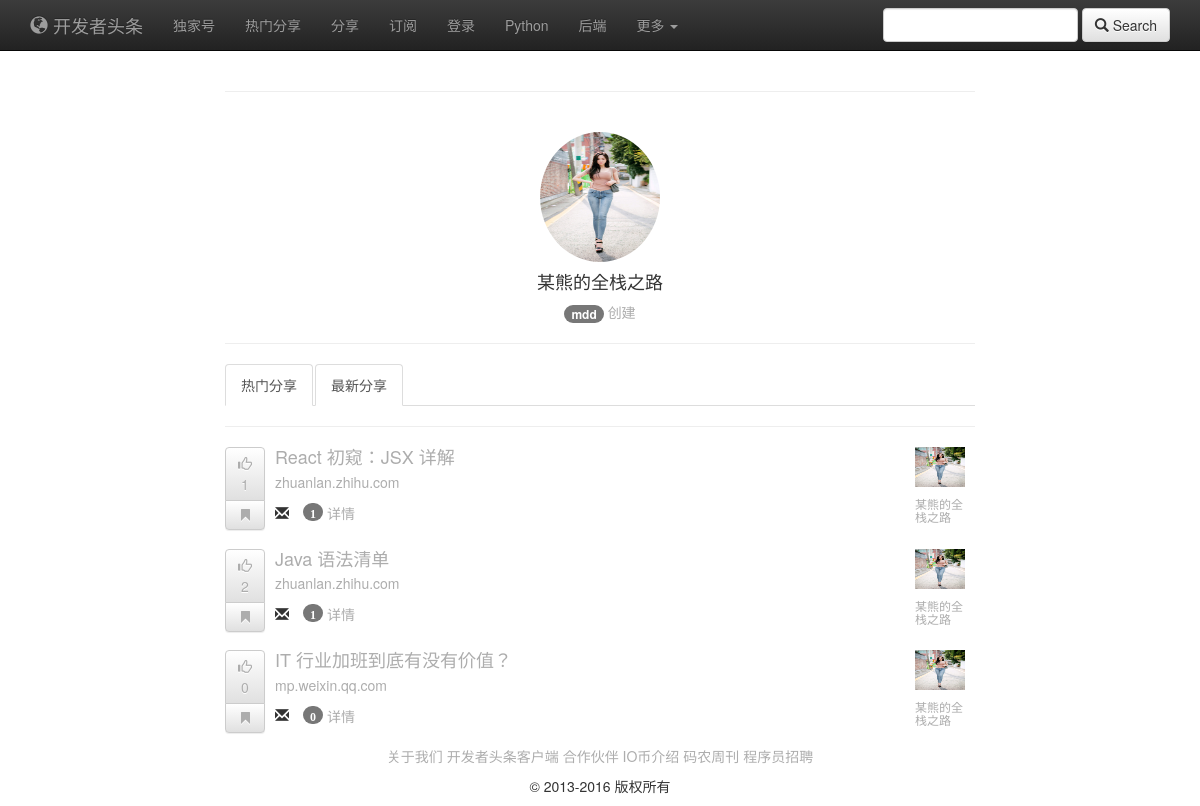
/subjects/1, run on the app's committed database.
### post/models.py (models this page shows, shortened)
class PublicSignal(models.Model):
    name = models.CharField(max_length=100)
    creator = models.ForeignKey(NewUser)
    created_time = models.DateTimeField(auto_now_add=True)
    head_image = models.ImageField(upload_to='photos')
    desc = models.CharField(max_length=200, blank=True)
    def __unicode__(self):
        return self.name

class NewUser(AbstractUser):
    nick_name = models.CharField(max_length=50)
    head_image = models.ImageField(upload_to='photos')
    descriptions = models.CharField(max_length=200, blank=True)

class Article(models.Model):
    title = models.CharField(max_length=200)
    url = models.URLField(max_length=100)
    public_signal = models.ForeignKey(PublicSignal)
    created_time = models.DateTimeField(auto_now_add=True)
    short_url = models.CharField(max_length=50, blank=True)
    creator = models.ForeignKey(NewUser)
    tags = models.ManyToManyField(Tag)
    collections = models.ForeignKey('Collection', blank=True)
    summary = models.TextField(blank=True)
    class Mate:
        ordering = ['-created_time']

### post/views.py (the view)
def publicSignal(request, pk):
    public_article_list = Article.objects.filter(public_signal_id=pk)
    public_signal = PublicSignal.objects.get(id=pk)
    context = {'public_article_list': public_article_list,
               'public_signal': public_signal}
    return render(request, 'publicsignal.html', context)

### post/templates/publicsignal.html (shortened to what this page needs)
{% extends 'base.html' %}
{% block body %}
                        <div>
                            <p class="text-center">
                                <img class="img-circle" src="{{ public_signal.head_image.url }}" alt="Responsive image" width="120" height="130">
                            </p>
                            <h4>
                                <p class="text-center">{{ public_signal }}</p>
                            </h4>
                            <p class="text-center">
                                <a  href="{% url 'userinfo' public_signal.creator.id %}"><span class="badge">{{ public_signal.creator }} </span> 创建</a>
                            </p>
                        </div>
                        <hr>
<div >
    <ul class="nav nav-tabs">
        <li class="active"><a href="#">热门分享</a></li>
        <li class="active"><a href="#">最新分享</a></li>
    </ul>
</div>
<hr>
<ul class="media-list">
{% for article in public_article_list %}
  <li class="media">
    <div class="media-left">
      <div class="btn-group-vertical upvote " >
            <a class="btn btn-default like-button"  href="{% url 'poll' article.id %}"> <span class="glyphicon glyphicon-thumbs-up"></span><br><span>{{ article.poll_set.all.count }}</span></a>
            <a class="btn btn-default btn-sm favorite-button" href="{% url 'collection' article.id %}"><span class="glyphicon glyphicon-bookmark"></span> </a>
        </div>
    </div>
    <div class="media-body">
        <h4 class="media-heading"><a href="{{ article.url }}">{{ article.title }}</a></h4>
        <div class="post-content clearfix">
            <a href="{{ article.url }}"><p>{{ article.short_url }}</p></a>
            <span class="glyphicon glyphicon-envelope"><a href="#"> <span class="badge">{{ article.comment_set.count }} </span></a></span>
            <a href="/post/{{ article.id }}">详情</a>
        </div>
    </div>
    <div class="media-right">
        <div class="meida">
            <div class="media-left">
                <a href="#"><img class="media-object" src="{{ article.public_signal.head_image.url }}" alt="..." width="50" height="40">
                <h6>
                    <a href="{% url 'publicSignal' article.public_signal_id %}"><span>{{ article.public_signal }}</span></a
                </h6>
                </a>
            </div>
        </div>
    </div>
  </li>
{% endfor %}
</ul>
{% endblock %}

### post/templates/base.html (shortened to what this page needs)
<!DOCTYPE html>
<html lang="en">
<head>
    {% load staticfiles %}
    <link href='{% static "css/bootstrap.min.css" %}' rel="stylesheet">
    <link rel="stylesheet" href="https://cdn.bootcss.com/bootstrap/3.3.7/css/bootstrap.min.css">
    <link rel="stylesheet" href="https://cdn.bootcss.com/bootstrap/3.3.7/css/bootstrap-theme.min.css">
</head>
<body>
    <nav class="navbar navbar-inverse navbar-static-top" role="navigation">
        <div class="container">
            <div class="navbar-header">
                <a class="navbar-brand" href="/"><span class="glyphicon glyphicon-globe"></span> 开发者头条</a>
            </div>
            <div class="collapse navbar-collapse" id="navbar">
                <ul class="nav navbar-nav">
                    <li >
                        <a href="{% url 'psnumber' %}">独家号</a>
                    </li>
                    <li>
                        <a href="{% url 'popularsharing'%}">热门分享</a>
                    </li>
                    <li>
                        <a href="#">分享</a>
                    </li>
                    <li>
                        <a href="#">订阅</a>
                    </li>
                    {% if user.is_authenticated %}
                    <li>
                    	<a href="#">{{ user.username }}</a>
                    </li>
                    <li>
                    	<a href="{% url 'logout' %}">注销</a>
                    </li>
                    {% else %}
                    <li>
                        <a href="{% url 'login' %}">登录</a>
                    </li>
                    {% endif %}
                    <li>
                        <a href="#">Python</a>
                    </li>
                    <li>
                        <a href="#">后端</a>
                    </li>
					<li class="dropdown">
						<a href="#" class="dropdown-toggle" data-toggle="dropdown" role="button" aria-haspopup="true" aria-expanded="false">更多 <span class="caret"></span></a>
					</li>
                </ul>
				<form class="navbar-form navbar-right" role="search">
					<div class="form-group">
						<input type="text" class="form-control">
					</div>
					<button type="submit" class="btn btn-default"><span class="glyphicon glyphicon-search"></span> Search</button>
				</form>
            </div>
        </div>
    </nav>
<div class="container" >
    <div class="row">
		<div class="col-md-8 col-md-offset-2 ">
            <hr>
            <br>
			{% block body %}{% endblock %}
		</div>
	</div>
</div>
	<footer>
    <div class="container ">
      <p class="text-center">
        <a href="#">关于我们</a>
        <a href="/download">开发者头条客户端</a>
        <a href="/partner">合作伙伴</a>
        <a href="/about_coin">IO币介绍</a>        <a target="_blank" href="http://weekly.manong.io/">码农周刊</a>
        <a target="_blank" href="http://job.manong.io/">程序员招聘</a>
      </p>
      <p class="text-center">&copy; 2013-2016  版权所有 </p>
    </div>
  </footer>
</body>
</html>

### post/templates/base.html (style rules this page uses)
a:link { text-decoration: none; color:#ADADAD; }

### data on the page
PublicSignal: head_image (picture), name "某熊的全栈之路", creator "mdd"
Article: poll_set.all.count "1", title "React 初窥：JSX 详解", short_url "zhuanlan.zhihu.com", comment_set.count "1", public_signal.head_image (picture), public_signal "某熊的全栈之路"
Article: poll_set.all.count "2", title "Java 语法清单", short_url "zhuanlan.zhihu.com", comment_set.count "1", public_signal.head_image (picture), public_signal "某熊的全栈之路"
Article: poll_set.all.count "0", title "IT 行业加班到底有没有价值？", short_url "mp.weixin.qq.com", comment_set.count "0", public_signal.head_image (picture), public_signal "某熊的全栈之路"
